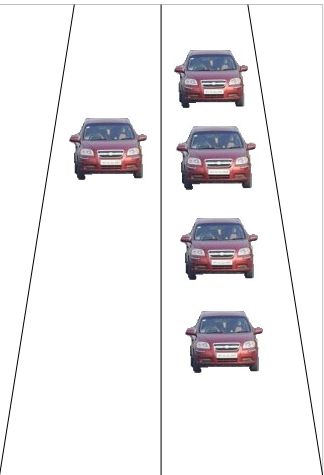
#> input picture code/python/CASE1/Lane3.png, 324 x 475 px, found by its file name
$ python imaging.py   (Python 2 division)
#> lines starting #> are read from the running program, lines starting #| are printed output that depends on the picture; after the words box and inside, x2 and y2 are one past the last pixel; in counts of white or black regions, pixels touching at a corner belong together
import sys
import numpy as np
import cv2
import math
cascade_src = 'cars.xml'

def display_image(windowName, image):
    cv2.namedWindow(windowName, cv2.WINDOW_NORMAL)
    cv2.imshow(windowName, image)

def noOfVehicles(image_name, direction):
#> called with image_name = 'cases/CASE1/Lane3.png', direction = 'L'
    og = cv2.imread(image_name, 0)
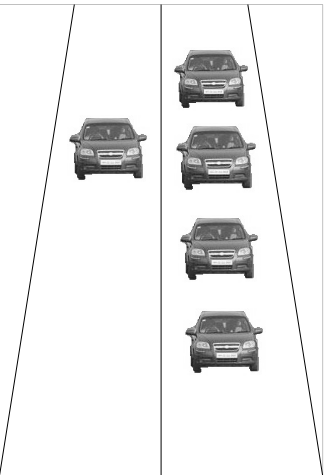
#> og: shape (475, 324); min 8, max 255, mean 236.2
    #display_image(image_name + " og", og)
    if direction=='L':
        og = og[:, :int(og.shape[1]*0.65)]
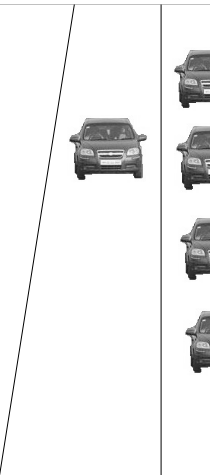
#> og: shape (475, 210); min 8, max 255, mean 239.3
    elif direction=='R':
        og = og[:, int(og.shape[1]*0.35):]
    car_cascade = cv2.CascadeClassifier(cascade_src)
    cars = car_cascade.detectMultiScale(og, 1.1, 1)
#> cars = [[40, 84, 135, 135]]
    for (x,y,w,h) in cars:
        cv2.rectangle(og,(x,y),(x+w,y+h),(0,0,255),2)
#> this loop made 1 pass
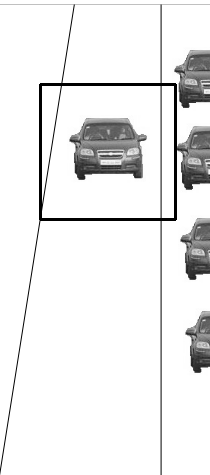
#> og: shape (475, 210); 1.62% of pixels changed, all inside (x1, y1, x2, y2) = (39, 83, 177, 221)
    display_image("detected", og)
    if len(cars)==0:
        return 0
    return cars.shape[0]

def main():
    print noOfVehicles('cases/CASE1/Lane3.png', 'L')
    cv2.waitKey(0)

if __name__ == '__main__':
    main()

$ run again, with code/python/CASE1/Lane1.png copied over code/python/CASE1/Lane3.png
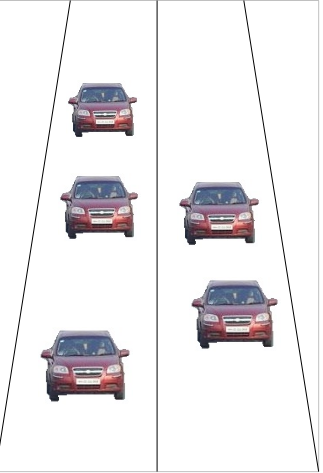
#> input picture code/python/CASE1/Lane1.png, 323 x 473 px, found by its file name
#> in noOfVehicles, `og = og[:, :int(og.shape[1]*0.65)]`:
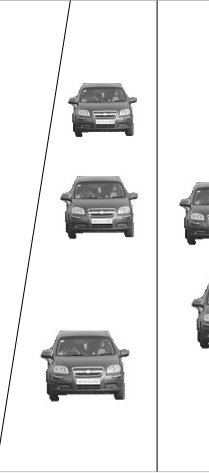
#> og: shape (473, 209); min 8, max 255, mean 233.5
#> cars = [[6, 294, 149, 149]]
#> the loop in noOfVehicles, `for (x,y,w,h) in cars:` made 1 pass
#> after the loop in noOfVehicles, `for (x,y,w,h) in cars:`:
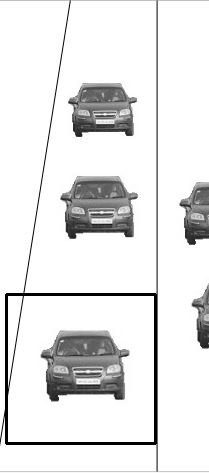
#> og: shape (473, 209); 1.8% of pixels changed, all inside (x1, y1, x2, y2) = (5, 293, 157, 445)

$ run again, with code/python/CASE1/Lane2.png copied over code/python/CASE1/Lane3.png
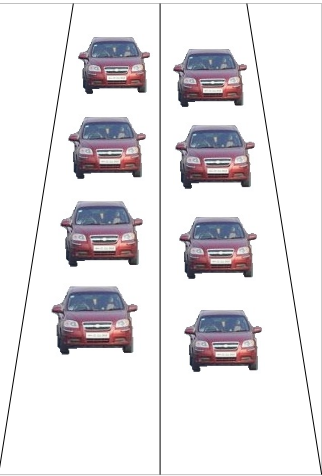
#> input picture code/python/CASE1/Lane2.png, 322 x 476 px, found by its file name
#> in noOfVehicles, `og = og[:, :int(og.shape[1]*0.65)]`:
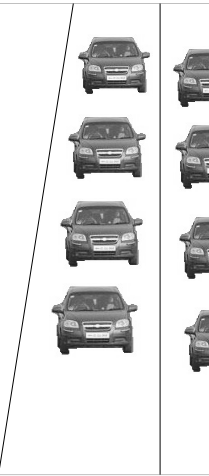
#> og: shape (476, 209); min 8, max 255, mean 222.9
#> cars = [[52, 8, 116, 116], [40, 177, 122, 122], [24, 253, 142, 142]]
#> the loop in noOfVehicles, `for (x,y,w,h) in cars:` made 3 passes
#> after the loop in noOfVehicles, `for (x,y,w,h) in cars:`:
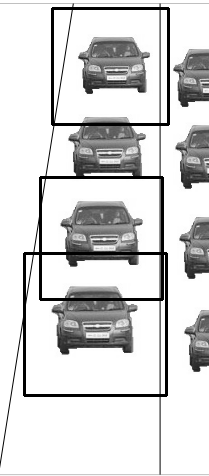
#> og: shape (476, 209); 4.55% of pixels changed, all inside (x1, y1, x2, y2) = (23, 7, 170, 397)

$ run again, with code/python/CASE1/Lane4.png copied over code/python/CASE1/Lane3.png
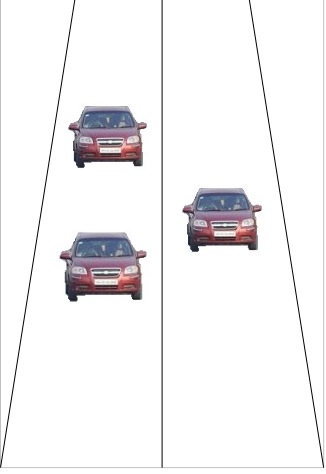
#> input picture code/python/CASE1/Lane4.png, 326 x 474 px, found by its file name
#> in noOfVehicles, `og = og[:, :int(og.shape[1]*0.65)]`:
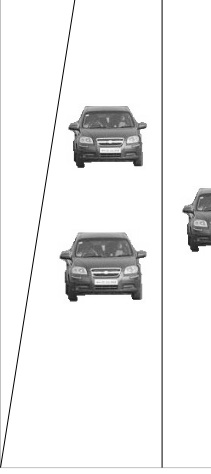
#> og: shape (474, 211); min 8, max 255, mean 238.9
#> cars = [[44, 74, 129, 129], [32, 198, 149, 149]]
#> the loop in noOfVehicles, `for (x,y,w,h) in cars:` made 2 passes
#> after the loop in noOfVehicles, `for (x,y,w,h) in cars:`:
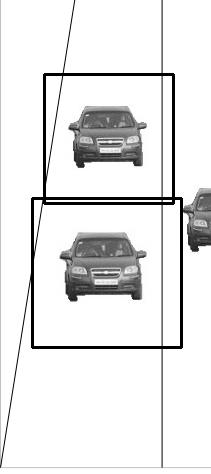
#> og: shape (474, 211); 3.31% of pixels changed, all inside (x1, y1, x2, y2) = (31, 73, 183, 349)
